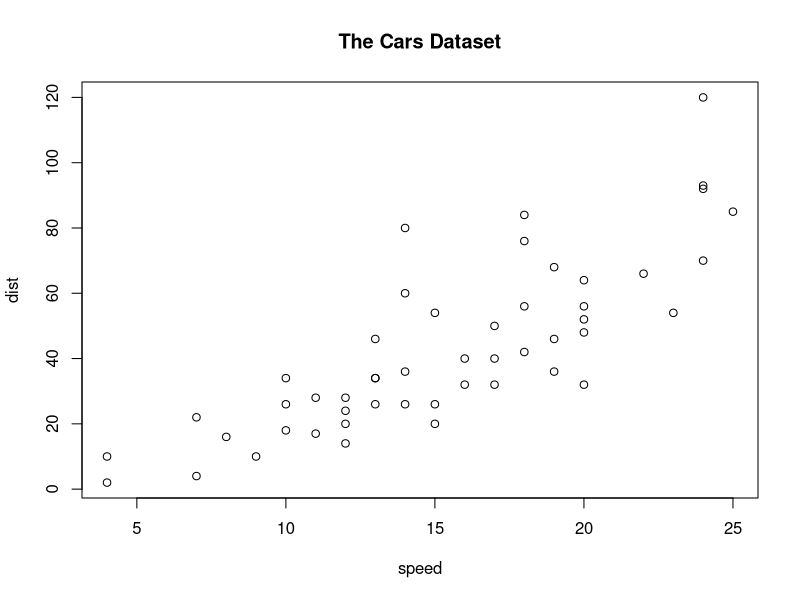

This figure's R source:
# CS422 Data Mining Section 01
# Jithin Joyson
# Illinois Institute of Technology

# Problem 2

# 2.1

# 1-A
attach(cars)
print(cars)

# 1-B
plot(cars, main = "The Cars Dataset")

# 1-C
summary(cars)

# 1-D
print('The maximum speed is 25.0')
print('The minimum distance is 2.00')

# 2.2

# 2-A
df <- read.csv("student.csv", sep=";", header=T)

temp <- data.frame(name = 'Brad Pitt', id = 40051, gpa = 2.21, grade = 'C')
df <- rbind(df,temp)
df